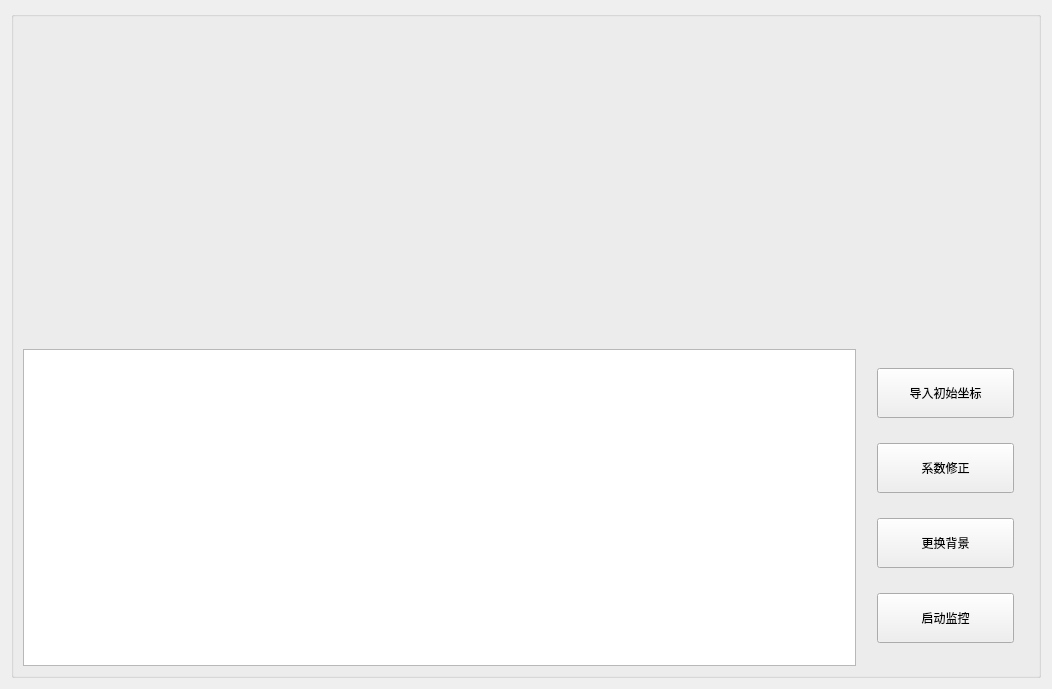
<?xml version="1.0" encoding="UTF-8"?>
<ui version="4.0">
 <class>disp2dwindow</class>
 <widget class="QWidget" name="disp2dwindow">
  <property name="geometry">
   <rect>
    <x>0</x>
    <y>0</y>
    <width>1052</width>
    <height>689</height>
   </rect>
  </property>
  <property name="windowTitle">
   <string>Form</string>
  </property>
  <layout class="QGridLayout" name="gridLayout">
   <item row="0" column="0">
    <widget class="QGroupBox" name="TwoD_groupBox_Picture">
     <property name="title">
      <string/>
     </property>
     <layout class="QVBoxLayout" name="verticalLayout_3" stretch="10,10">
      <item>
       <widget class="QLabel" name="lable_Picture">
        <property name="sizePolicy">
         <sizepolicy hsizetype="Ignored" vsizetype="Ignored">
          <horstretch>0</horstretch>
          <verstretch>0</verstretch>
         </sizepolicy>
        </property>
        <property name="text">
         <string/>
        </property>
        <property name="textFormat">
         <enum>Qt::AutoText</enum>
        </property>
        <property name="pixmap">
         <pixmap resource="../res/resource.qrc">:/disp2d/disp2d/image2.jpg</pixmap>
        </property>
        <property name="scaledContents">
         <bool>true</bool>
        </property>
        <property name="alignment">
         <set>Qt::AlignLeading|Qt::AlignLeft|Qt::AlignVCenter</set>
        </property>
       </widget>
      </item>
      <item>
       <layout class="QHBoxLayout" name="horizontalLayout_2" stretch="50,10">
        <item>
         <widget class="QTableView" name="table_Disp2DPara">
          <property name="styleSheet">
           <string notr="true"/>
          </property>
         </widget>
        </item>
        <item>
         <layout class="QVBoxLayout" name="verticalLayout_4">
          <property name="leftMargin">
           <number>15</number>
          </property>
          <property name="rightMargin">
           <number>15</number>
          </property>
          <item>
           <widget class="QPushButton" name="pbtn_ChangeOriginalCoordinates">
            <property name="sizePolicy">
             <sizepolicy hsizetype="Minimum" vsizetype="Preferred">
              <horstretch>0</horstretch>
              <verstretch>0</verstretch>
             </sizepolicy>
            </property>
            <property name="minimumSize">
             <size>
              <width>0</width>
              <height>30</height>
             </size>
            </property>
            <property name="maximumSize">
             <size>
              <width>16777215</width>
              <height>50</height>
             </size>
            </property>
            <property name="text">
             <string>导入初始坐标</string>
            </property>
           </widget>
          </item>
          <item>
           <widget class="QPushButton" name="pbtn_ParaRevise">
            <property name="sizePolicy">
             <sizepolicy hsizetype="Minimum" vsizetype="Preferred">
              <horstretch>0</horstretch>
              <verstretch>0</verstretch>
             </sizepolicy>
            </property>
            <property name="minimumSize">
             <size>
              <width>0</width>
              <height>30</height>
             </size>
            </property>
            <property name="maximumSize">
             <size>
              <width>16777215</width>
              <height>50</height>
             </size>
            </property>
            <property name="text">
             <string>系数修正</string>
            </property>
           </widget>
          </item>
          <item>
           <widget class="QPushButton" name="pbtn_ChangeBackGround">
            <property name="sizePolicy">
             <sizepolicy hsizetype="Minimum" vsizetype="Preferred">
              <horstretch>0</horstretch>
              <verstretch>0</verstretch>
             </sizepolicy>
            </property>
            <property name="minimumSize">
             <size>
              <width>0</width>
              <height>30</height>
             </size>
            </property>
            <property name="maximumSize">
             <size>
              <width>16777215</width>
              <height>50</height>
             </size>
            </property>
            <property name="text">
             <string>更换背景</string>
            </property>
           </widget>
          </item>
          <item>
           <widget class="QPushButton" name="pbtn_Observe">
            <property name="sizePolicy">
             <sizepolicy hsizetype="Minimum" vsizetype="Preferred">
              <horstretch>0</horstretch>
              <verstretch>0</verstretch>
             </sizepolicy>
            </property>
            <property name="minimumSize">
             <size>
              <width>0</width>
              <height>30</height>
             </size>
            </property>
            <property name="maximumSize">
             <size>
              <width>16777215</width>
              <height>50</height>
             </size>
            </property>
            <property name="text">
             <string>启动监控</string>
            </property>
           </widget>
          </item>
         </layout>
        </item>
       </layout>
      </item>
     </layout>
    </widget>
   </item>
  </layout>
 </widget>
 <resources>
  <include location="../res/resource.qrc"/>
 </resources>
 <connections/>
</ui>
